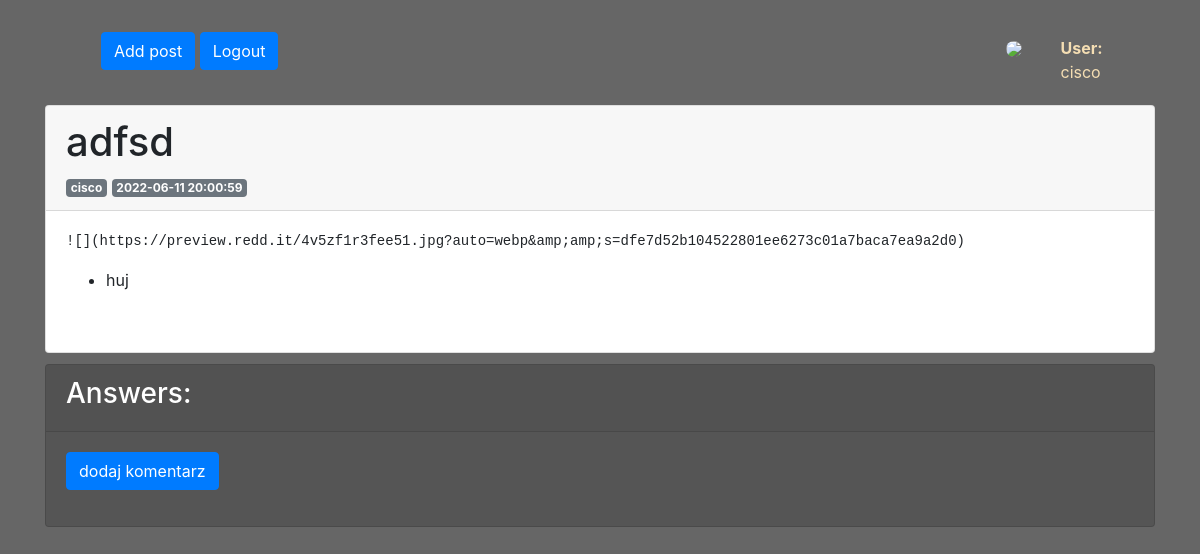
The page /post/2 (signed in) on the database its author committed.
### base.py (models this page shows, shortened)
class Urzyszkodnik(db.Model):
     id = db.Column(db.Integer, primary_key=True)
     name = db.Column(db.String, unique=True)
     password = db.Column(db.String, nullable=False)
     rola = db.Column(db.Integer, db.ForeignKey('rank.id'))

class Post(db.Model):
     id=db.Column(db.Integer, primary_key=True)
     title = db.Column(db.String)
     content = db.Column(db.String)
     autorid=db.Column(db.Integer, db.ForeignKey(Urzyszkodnik.id))
     create_date=db.Column(db.DateTime(timezone=False), server_default=db.func.now())
     section = db.Column(db.Integer(), db.ForeignKey('section.id'))

### app.py (the view)
@app.route("/post/<postid>", methods=["POST", "GET"])
def post(postid):
     if request.method == "GET":
          autors = []
          postt=session.query(Post).filter(Post.id == postid).first()
          try:
               autor=session.query(Urzyszkodnik).filter(Urzyszkodnik.id==postt.autorid).first().name
          except:
               autor="Autor nie dostępny/usunięty"
          try:
               flasksession["user_id"]
               zalogowany=True
          except:
               zalogowany=False
          komentarze=session.query(Comment).filter(Comment.postid == postid).all()
          postmanagment = sprawdzenierangi("postmanagment")
          for i in komentarze:
               autors.append(session.query(Urzyszkodnik).filter(Urzyszkodnik.id == i.autorid).first().name)
          return(render_template("posts/post.html",
               autors=autors,
               ilosckomentarzy=len(komentarze),
               postmanagment=postmanagment,
               post=postt,
               zalogowany=zalogowany,
               section="",
               autor=autor,
               komentarze=komentarze
          ))
     elif request.method == "POST":
          autorid = flasksession["user_id"]
          komentarz = request.form["komentarz"]
          session.add(Comment(postid, autorid, komentarz))
          session.commit()
          return redirect(request.url)

### app.py (called while the page is built)
@app.context_processor
def inject_dict_for_all_templates():
     try:
          user = session.query(Urzyszkodnik).filter(Urzyszkodnik.id==flasksession['user_id']).first()
          return dict(user = user, len=len, range=range)
     except:
          user = Urzyszkodnik('niezalogowany','',1)
          return dict(user = user, len=len, range=range)

def sprawdzenierangi(uprawnienie):
     permited=False
     try:
          user=session.query(Urzyszkodnik).filter(Urzyszkodnik.id == flasksession["user_id"]).first().rola
          permissions = session.query(Rank).filter(Rank.id == user).first()
          permited=getattr(permissions, str(uprawnienie))
     except:
          None
     return(permited)

### templates/posts/post.html (shortened to what this page needs)
{% extends 'base.html' %}
{% block content %}
<div class="row">
  <div class="col-12">
<div class="card">
  <div class="card-header">
    <h1>{{post.title}}</h1>
    <div class="badge badge-secondary">{{autor}}</div>
    <div class="badge badge-secondary">{{post.create_date}}</div>
  </div>
  <div class="card-body">
    <br>
      </div>
    </div>
    </div>
    <div class="col-12">
    <div class="card" style="color:white ; margin-top: 1%; background-color: #555;">
      <div class="card-header" style="color:white ;"><h3>Answers:</h3></div>
      <div class="card-body">
        {% if zalogowany %}
          <p>
        <button class="btn btn-primary" type="button" data-toggle="collapse" data-target="#collapseExample" aria-expanded="false" aria-controls="collapseExample">
          dodaj komentarz
        </button>
      </p>
        {% else %}
        <p>Log in to comment</p>
        {% endif %}
      </div>
    </div>
  </div>
</div>
{% endblock %}

### templates/base.html (shortened to what this page needs)
<!doctype html>
<html>
<head>
    <link rel="stylesheet" href="https://cdn.jsdelivr.net/npm/bootstrap@4.6.0/dist/css/bootstrap.min.css">
	<link href="{{ url_for('static', filename='style.css') }}" rel="stylesheet">
</head>
<body>
    <div class="container">
		<nav class="navbar">
		  <ul>
			{% if not login == "Not logged in" %}
			<a href="{{url_for('addpost')}}"><button class="btn btn-primary"> Add post </button></a>
			<a href="/logout"><button class="btn btn-primary">Logout</button></a>
			{% else %}
			<a href="/rejestracja"><button class="btn btn-primary"> Register </button></a>
			<a href="/login"><button class="btn btn-primary">Log in</button></a>
			{% endif %}
		  </ul>
		  <a href="{{url_for('zarzadzaniekontem')}}">
		  <ul class="nav navbar-nav">
			<div class="row">
			<div class="col-4">
			<img class="profilephoto rounded-circle" src="{{url_for('profilowka')}}">
			</div>
			  <div class="col-8">
			  <b>User:</b> {{user.name}}
			</div>
			</div>
		  </ul>
		</a>
		</nav>
		{% block content %}
		{% endblock %}
	</div>
</body>
</html>

### static/style.css (style rules this page uses)
.container { margin-top: 2%; }
.row { margin-top: 1%; }
body { background-color: #666; }
a { text-decoration: None; color: black; }
.nav { color: wheat; }
.profilephoto { height: auto; width: 50px; }

### rows shown on the page
Urzyszkodnik: name "cisco"
Post: title "adfsd", create_date "2022-06-11 20:00:59", content "![](https://preview.redd.it/4v5zf1r3fee51.jpg?auto=webp&amp;amp;s=dfe7d52b104522801ee6273c01a7baca7ea9a2d0) huj"
